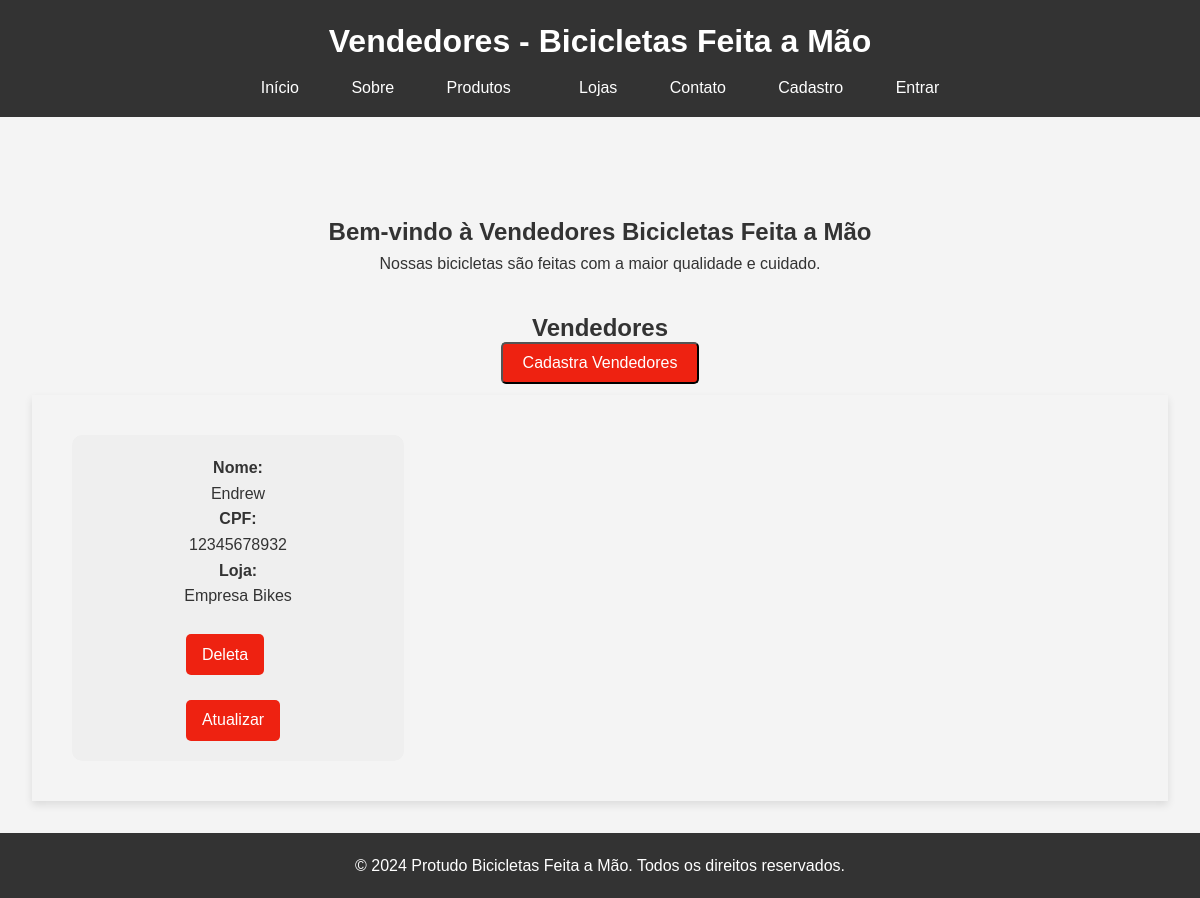
The app's page /vendedores/, older data.
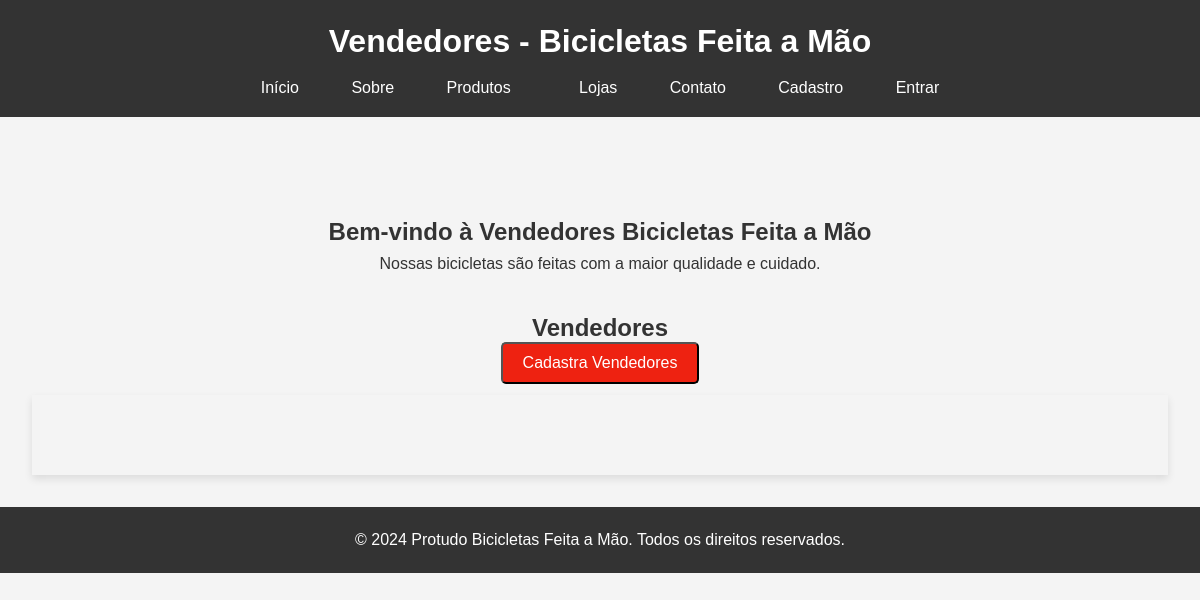
The same page, newer data.
### bikcraft/models.py (models this page shows, shortened)
class Pessoas(models.Model):
    nome = models.CharField(max_length=100, verbose_name='Nome')
    cpf  = models.CharField(max_length=11, verbose_name='CPF')
    opcao_lojas = models.ForeignKey(Lojas, on_delete=models.CASCADE, verbose_name='Lojas')

class Lojas(models.Model):
    nome = models.CharField(max_length=30, verbose_name='Nome da Loja')
    produtos = models.ManyToManyField(Bike, verbose_name='Produtos')
    cnpj = models.CharField(max_length=14, verbose_name='CNPJ')
    detalhe = models.TextField(blank=True, null=True, verbose_name='Descrição')
    def __str__(self):
        return self.nome

### bikcraft/views.py (the view)
# urls.py: path('vendedores/', views.ListVendedoresView.as_view(), name='pagina-vendedores'),
class ListVendedoresView(ListView):
    model = Pessoas
    template_name = 'vendedores.html'
    context_object_name = 'vendedores'

### bikcraft/templates/vendedores.html (shortened to what this page needs)
{% load static %}
<!DOCTYPE html>
<html lang="pt-BR">
<head>
    <link rel="stylesheet" href="{% static 'base/css/vendedores.css' %}">
</head>
<body>
    <header>
        <h1>Vendedores - Bicicletas Feita a Mão</h1>
        <nav>
            <ul>
                <li><a href='{% url "pagina-inicial" %}'>Início</a></li>
                <li><a href="{% url 'pagina-sobre' %}">Sobre</a></li>
                <li><a href='{% url "pagina-produtos" %}'>Produtos</a><li>
                <li><a href='{% url "pagina-loja" %}'>Lojas</a></li>
                <li><a href="{% url 'pagina-contados' %}">Contato</a></li>
                <li><a href='{% url "cadastra-usuario" %}'>Cadastro</a></li>
                {% if request.user.is_authenticated %}
                <li><a href='{% url "sair" %}'>Sair</a></li>
                {% else %}
                <li><a href='{% url "acessar" %}'>Entrar</a></li>
                {% endif %}
            </ul>
        </nav>
    </header>
    <main>
        <section id="home">
            <h2><center>Bem-vindo à Vendedores Bicicletas Feita a Mão</center></h2>
            <p><center>Nossas bicicletas são feitas com a maior qualidade e cuidado.</center></p>
        </section>
        <h2><center>Vendedores</center></h2>
        <div class="button-cadastra">
            <a href='{% url "cadastra-pessoas" %}'><button>Cadastra Vendedores</button></a>
        </div>
        <section id="products">
            {% for vendedor in vendedores %}
                <div class='product-card'>
                    <h4>Nome:</h4>
                    <p>{{vendedor.nome}}</p>
                    <h4>CPF:</h4>
                    <p>{{vendedor.cpf}}</p>
                    <h4>Loja:</h4>
                    <p>{{vendedor.opcao_lojas}}</p><br>
                    <div class="button-container">
                        <form method='POST' action = '{% url "deleta-pessoas" vendedor.id%}'>
                            <button type="submit">Deleta</button>
                        </form><br>
                        <a id='atualizado' href="{% url 'pessoas-atualiza' vendedor.id %}"><button>Atualizar</button></a>
                    </div>
                </div>
            {% endfor %}
        </section>
    </main>
    <footer>
        <p>&copy; 2024 Protudo Bicicletas Feita a Mão. Todos os direitos reservados.</p>
    </footer>
</body>
</html>

Row changes from the older to the newer data that the page shows:
removed Pessoas: nome "Endrew", cpf "12345678932", opcao_lojas "Empresa Bikes"
